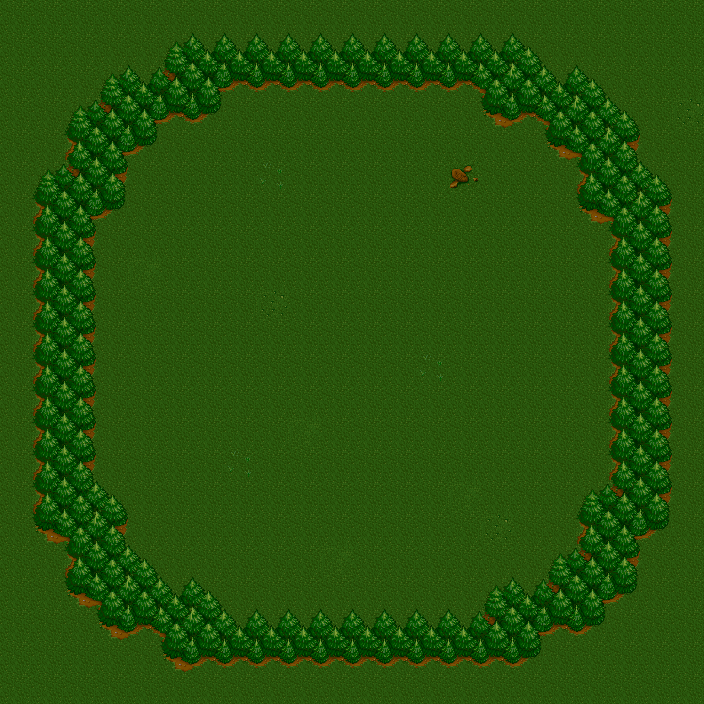

Tiled map render using the project's own tile images. Description and the map definition, with tile-layer contents summarised, below:
An orthogonal 22x22 tile map with 32x32 px tiles, 1 tile layer (Graphics).

<map version="1.0" orientation="orthogonal" renderorder="right-down" width="22" height="22" tilewidth="32" tileheight="32" nextobjectid="1">
 <tileset firstgid="1" name="Forest" tilewidth="32" tileheight="32" tilecount="60" columns="10">
  <image source="Forest.png" width="320" height="192" />
  <terraintypes>
   <terrain name="Tree" tile="-1" />
   <terrain name="Grass" tile="-1" />
  </terraintypes>
  <tile id="0" terrain="1,1,1,0" />
  <tile id="1" terrain="1,1,0,0" />
  <tile id="2" terrain="1,1,0,1" />
  <tile id="3" terrain="0,0,0,1" />
  <tile id="4" terrain="0,0,1,0" />
  <tile id="10" terrain="1,0,1,0" />
  <tile id="11" terrain="0,0,0,0" />
  <tile id="12" terrain="0,1,0,1" />
  <tile id="13" terrain="0,1,0,0" />
  <tile id="14" terrain="1,0,0,0" />
  <tile id="20" terrain="1,0,1,1" />
  <tile id="21" terrain="0,0,1,1" />
  <tile id="22" terrain="0,1,1,1" />
  <tile id="45" terrain="1,1,1,1" />
 </tileset>
 <layer name="Graphics" width="22" height="22">
  <properties>
   <property name="Nodraw" type="int" value="0" />
  </properties>
  <data>[484 cells, 484 non-empty, 17 distinct tile ids]</data>
 </layer>
</map>